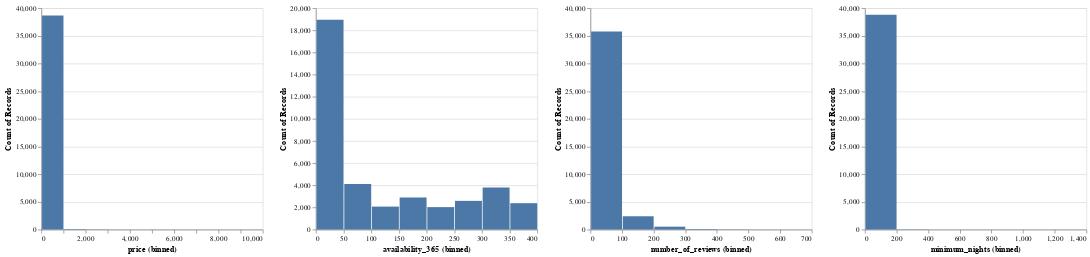

Notebook source saved alongside this figure:
### Code cell
import altair as alt
alt.data_transformers.enable("vegafusion")

col_list = ['price','availability_365','number_of_reviews','minimum_nights']

chart = alt.Chart(data).mark_bar().encode(
    x=alt.X(alt.repeat('column')).bin(),
    y='count()'
).repeat(
    column=col_list
)
chart

### Figure 1 — Vega specification as saved in the notebook (floating-point values rounded to 4 significant figures)
{"$schema": "https://vega.github.io/schema/vega/v5.json", "data": [{"name": "source_0"}, {"name": "data_0", "values": [{"__count": 38780, "bin_maxbins_10_minimum_nights": 0.0, "bin_maxbins_10_minimum_nights_end": 200.0}, {"__count": 36, "bin_maxbins_10_minimum_nights": 200.0, "bin_maxbins_10_minimum_nights_end": 400.0}, {"__count": 1, "bin_maxbins_10_minimum_nights": 1200.0, "bin_maxbins_10_minimum_nights_end": 1400.0}, {"__count": 2, "bin_maxbins_10_minimum_nights": 400.0, "bin_maxbins_10_minimum_nights_end": 600.0}, {"__count": 2, "bin_maxbins_10_minimum_nights": 800.0, "bin_maxbins_10_minimum_nights_end": 1000.0}]}, {"name": "data_1", "values": [{"__count": 38684, "bin_maxbins_10_price": 0.0, "bin_maxbins_10_price_end": 1000.0}, {"__count": 29, "bin_maxbins_10_price": 2000.0, "bin_maxbins_10_price_end": 3000.0}, {"__count": 87, "bin_maxbins_10_price": 1000.0, "bin_maxbins_10_price_end": 2000.0}, {"__count": 6, "bin_maxbins_10_price": 5000.0, "bin_maxbins_10_price_end": 6000.0}, {"__count": 1, "bin_maxbins_10_price": 6000.0, "bin_maxbins_10_price_end": 7000.0}, {"__count": 1, "bin_maxbins_10_price": 4000.0, "bin_maxbins_10_price_end": 5000.0}, {"__count": 2, "bin_maxbins_10_price": 8000.0, "bin_maxbins_10_price_end": 9000.0}, {"__count": 4, "bin_maxbins_10_price": 9000.0, "bin_maxbins_10_price_end": 10000.0}, {"__count": 6, "bin_maxbins_10_price": 3000.0, "bin_maxbins_10_price_end": 4000.0}, {"__count": 1, "bin_maxbins_10_price": 7000.0, "bin_maxbins_10_price_end": 8000.0}]}, {"name": "data_2", "values": [{"__count": 2379, "bin_maxbins_10_availability_365": 350.0, "bin_maxbins_10_availability_365_end": 400.0}, {"__count": 2894, "bin_maxbins_10_availability_365": 150.0, "bin_maxbins_10_availability_365_end": 200.0}, {"__count": 18954, "bin_maxbins_10_availability_365": 0.0, "bin_maxbins_10_availability_365_end": 50.0}, {"__count": 2071, "bin_maxbins_10_availability_365": 100.0, "bin_maxbins_10_availability_365_end": 150.0}, {"__count": 2021, "bin_maxbins_10_availability_365": 200.0, "bin_maxbins_10_availability_365_end": 250.0}, {"__count": 3796, "bin_maxbins_10_availability_365": 300.0, "bin_maxbins_10_availability_365_end": 350.0}, {"__count": 4118, "bin_maxbins_10_availability_365": 50.0, "bin_maxbins_10_availability_365_end": 100.0}, {"__count": 2588, "bin_maxbins_10_availability_365": 250.0, "bin_maxbins_10_availability_365_end": 300.0}]}, {"name": "data_3", "values": [{"__count": 35780, "bin_maxbins_10_number_of_reviews": 0.0, "bin_maxbins_10_number_of_reviews_end": 100.0}, {"__count": 514, "bin_maxbins_10_number_of_reviews": 200.0, "bin_maxbins_10_number_of_reviews_end": 300.0}, {"__count": 31, "bin_maxbins_10_number_of_reviews": 400.0, "bin_maxbins_10_number_of_reviews_end": 500.0}, {"__count": 2395, "bin_maxbins_10_number_of_reviews": 100.0, "bin_maxbins_10_number_of_reviews_end": 200.0}, {"__count": 93, "bin_maxbins_10_number_of_reviews": 300.0, "bin_maxbins_10_number_of_reviews_end": 400.0}, {"__count": 6, "bin_maxbins_10_number_of_reviews": 500.0, "bin_maxbins_10_number_of_reviews_end": 600.0}, {"__count": 2, "bin_maxbins_10_number_of_reviews": 600.0, "bin_maxbins_10_number_of_reviews_end": 700.0}]}, {"name": "data_1_child__column_price_y_domain___count", "values": [{"min": 1, "max": 38684}]}, {"name": "data_2_child__column_availability_365_y_domain___count", "values": [{"min": 2021, "max": 18954}]}, {"name": "data_3_child__column_number_of_reviews_y_domain___count", "values": [{"min": 2, "max": 35780}]}, {"name": "data_0_child__column_minimum_nights_y_domain___count", "values": [{"min": 1, "max": 38780}]}], "signals": [{"name": "child__column_availability_365_bin_maxbins_10_availability_365_bins", "value": {"fields": ["availability_365"], "fname": "bin_availability_365", "start": 0.0, "step": 50.0, "stop": 400.0}}, {"name": "child__column_price_bin_maxbins_10_price_bins", "value": {"fields": ["price"], "fname": "bin_price", "start": 0.0, "step": 1000.0, "stop": 10000.0}}, {"name": "child__column_minimum_nights_bin_maxbins_10_minimum_nights_bins", "value": {"fields": ["minimum_nights"], "fname": "bin_minimum_nights", "start": 0.0, "step": 200.0, "stop": 1400.0}}, {"name": "child__column_number_of_reviews_bin_maxbins_10_number_of_reviews_bins", "value": {"fields": ["number_of_reviews"], "fname": "bin_number_of_reviews", "start": 0.0, "step": 100.0, "stop": 700.0}}, {"name": "childWidth", "value": 300}, {"name": "childHeight", "value": 300}], "marks": [{"type": "group", "name": "child__column_price_group", "encode": {"update": {"width": {"signal": "childWidth"}, "height": {"signal": "childHeight"}}}, "marks": [{"type": "rect", "name": "child__column_price_marks", "from": {"data": "data_1"}, "encode": {"update": {"y": {"field": "__count", "scale": "child__column_price_y"}, "x": {"field": "bin_maxbins_10_price_end", "scale": "child__column_price_x", "offset": {"signal": "0.5 + (abs(scale(\"child__column_price_x\", datum[\"bin_maxbins_10_price_end\"]) - scale(\"child__column_price_x\", datum[\"bin_maxbins_10_price\"])) < 0.25 ? 0.5 * (0.25 - (abs(scale(\"child__column_price_x\", datum[\"bin_maxbins_10_price_end\"]) - scale(\"child__column_price_x\", datum[\"bin_maxbins_10_price\"])))) : -0.5)"}}, "y2": {"value": 0, "scale": "child__column_price_y"}, "fill": {"value": "#4c78a8"}, "x2": {"field": "bin_maxbins_10_price", "scale": "child__column_price_x", "offset": {"signal": "0.5 + (abs(scale(\"child__column_price_x\", datum[\"bin_maxbins_10_price_end\"]) - scale(\"child__column_price_x\", datum[\"bin_maxbins_10_price\"])) < 0.25 ? -0.5 * (0.25 - (abs(scale(\"child__column_price_x\", datum[\"bin_maxbins_10_price_end\"]) - scale(\"child__column_price_x\", datum[\"bin_maxbins_10_price\"])))) : 0.5)"}}}}, "style": ["bar"]}], "axes": [{"scale": "child__column_price_y", "gridScale": "child__column_price_x", "maxExtent": 0, "grid": true, "tickCount": {"signal": "ceil(childHeight/40)"}, "domain": false, "labels": false, "minExtent": 0, "ticks": false, "orient": "left", "aria": false, "zindex": 0}, {"scale": "child__column_price_x", "labelOverlap": true, "tickCount": {"signal": "ceil(childWidth/10)"}, "title": "price (binned)", "zindex": 0, "orient": "bottom", "grid": false, "labelFlush": true}, {"scale": "child__column_price_y", "zindex": 0, "labelOverlap": true, "grid": false, "title": "Count of Records", "tickCount": {"signal": "ceil(childHeight/40)"}, "orient": "left"}], "style": "cell"}, {"type": "group", "name": "child__column_availability_365_group", "encode": {"update": {"height": {"signal": "childHeight"}, "width": {"signal": "childWidth"}}}, "marks": [{"type": "rect", "name": "child__column_availability_365_marks", "from": {"data": "data_2"}, "encode": {"update": {"fill": {"value": "#4c78a8"}, "x": {"field": "bin_maxbins_10_availability_365_end", "scale": "child__column_availability_365_x", "offset": {"signal": "0.5 + (abs(scale(\"child__column_availability_365_x\", datum[\"bin_maxbins_10_availability_365_end\"]) - scale(\"child__column_availability_365_x\", datum[\"bin_maxbins_10_availability_365\"])) < 0.25 ? 0.5 * (0.25 - (abs(scale(\"child__column_availability_365_x\", datum[\"bin_maxbins_10_availability_365_end\"]) - scale(\"child__column_availability_365_x\", datum[\"bin_maxbins_10_availability_365\"])))) : -0.5)"}}, "y": {"field": "__count", "scale": "child__column_availability_365_y"}, "y2": {"value": 0, "scale": "child__column_availability_365_y"}, "x2": {"field": "bin_maxbins_10_availability_365", "scale": "child__column_availability_365_x", "offset": {"signal": "0.5 + (abs(scale(\"child__column_availability_365_x\", datum[\"bin_maxbins_10_availability_365_end\"]) - scale(\"child__column_availability_365_x\", datum[\"bin_maxbins_10_availability_365\"])) < 0.25 ? -0.5 * (0.25 - (abs(scale(\"child__column_availability_365_x\", datum[\"bin_maxbins_10_availability_365_end\"]) - scale(\"child__column_availability_365_x\", datum[\"bin_maxbins_10_availability_365\"])))) : 0.5)"}}}}, "style": ["bar"]}], "axes": [{"scale": "child__column_availability_365_y", "orient": "left", "domain": false, "labels": false, "maxExtent": 0, "zindex": 0, "grid": true, "tickCount": {"signal": "ceil(childHeight/40)"}, "minExtent": 0, "aria": false, "gridScale": "child__column_availability_365_x", "ticks": false}, {"scale": "child__column_availability_365_x", "title": "availability_365 (binned)", "labelOverlap": true, "tickCount": {"signal": "ceil(childWidth/10)"}, "orient": "bottom", "zindex": 0, "labelFlush": true, "grid": false}, {"scale": "child__column_availability_365_y", "zindex": 0, "tickCount": {"signal": "ceil(childHeight/40)"}, "grid": false, "labelOverlap": true, "orient": "left", "title": "Count of Records"}], "style": "cell"}, {"type": "group", "name": "child__column_number_of_reviews_group", "encode": {"update": {"height": {"signal": "childHeight"}, "width": {"signal": "childWidth"}}}, "marks": [{"type": "rect", "name": "child__column_number_of_reviews_marks", "from": {"data": "data_3"}, "encode": {"update": {"x": {"field": "bin_maxbins_10_number_of_reviews_end", "scale": "child__column_number_of_reviews_x", "offset": {"signal": "0.5 + (abs(scale(\"child__column_number_of_reviews_x\", datum[\"bin_maxbins_10_number_of_reviews_end\"]) - scale(\"child__column_number_of_reviews_x\", datum[\"bin_maxbins_10_number_of_reviews\"])) < 0.25 ? 0.5 * (0.25 - (abs(scale(\"child__column_number_of_reviews_x\", datum[\"bin_maxbins_10_number_of_reviews_end\"]) - scale(\"child__column_number_of_reviews_x\", datum[\"bin_maxbins_10_number_of_reviews\"])))) : -0.5)"}}, "y2": {"value": 0, "scale": "child__column_number_of_reviews_y"}, "fill": {"value": "#4c78a8"}, "x2": {"field": "bin_maxbins_10_number_of_reviews", "scale": "child__column_number_of_reviews_x", "offset": {"signal": "0.5 + (abs(scale(\"child__column_number_of_reviews_x\", datum[\"bin_maxbins_10_number_of_reviews_end\"]) - scale(\"child__column_number_of_reviews_x\", datum[\"bin_maxbins_10_number_of_reviews\"])) < 0.25 ? -0.5 * (0.25 - (abs(scale(\"child__column_number_of_reviews_x\", datum[\"bin_maxbins_10_number_of_reviews_end\"]) - scale(\"child__column_number_of_reviews_x\", datum[\"bin_maxbins_10_number_of_reviews\"])))) : 0.5)"}}, "y": {"field": "__count", "scale": "child__column_number_of_reviews_y"}}}, "style": ["bar"]}], "axes": [{"scale": "child__column_number_of_reviews_y", "zindex": 0, "minExtent": 0, "domain": false, "orient": "left", "maxExtent": 0, "aria": false, "labels": false, "ticks": false, "tickCount": {"signal": "ceil(childHeight/40)"}, "grid": true, "gridScale": "child__column_number_of_reviews_x"}, {"scale": "child__column_number_of_reviews_x", "orient": "bottom", "labelFlush": true, "zindex": 0, "grid": false, "labelOverlap": true, "tickCount": {"signal": "ceil(childWidth/10)"}, "title": "number_of_reviews (binned)"}, {"scale": "child__column_number_of_reviews_y", "title": "Count of Records", "orient": "left", "grid": false, "labelOverlap": true, "tickCount": {"signal": "ceil(childHeight/40)"}, "zindex": 0}], "style": "cell"}, {"type": "group", "name": "child__column_minimum_nights_group", "encode": {"update": {"width": {"signal": "childWidth"}, "height": {"signal": "childHeight"}}}, "marks": [{"type": "rect", "name": "child__column_minimum_nights_marks", "from": {"data": "data_0"}, "encode": {"update": {"x": {"field": "bin_maxbins_10_minimum_nights_end", "scale": "child__column_minimum_nights_x", "offset": {"signal": "0.5 + (abs(scale(\"child__column_minimum_nights_x\", datum[\"bin_maxbins_10_minimum_nights_end\"]) - scale(\"child__column_minimum_nights_x\", datum[\"bin_maxbins_10_minimum_nights\"])) < 0.25 ? 0.5 * (0.25 - (abs(scale(\"child__column_minimum_nights_x\", datum[\"bin_maxbins_10_minimum_nights_end\"]) - scale(\"child__column_minimum_nights_x\", datum[\"bin_maxbins_10_minimum_nights\"])))) : -0.5)"}}, "y2": {"value": 0, "scale": "child__column_minimum_nights_y"}, "fill": {"value": "#4c78a8"}, "x2": {"field": "bin_maxbins_10_minimum_nights", "scale": "child__column_minimum_nights_x", "offset": {"signal": "0.5 + (abs(scale(\"child__column_minimum_nights_x\", datum[\"bin_maxbins_10_minimum_nights_end\"]) - scale(\"child__column_minimum_nights_x\", datum[\"bin_maxbins_10_minimum_nights\"])) < 0.25 ? -0.5 * (0.25 - (abs(scale(\"child__column_minimum_nights_x\", datum[\"bin_maxbins_10_minimum_nights_end\"]) - scale(\"child__column_minimum_nights_x\", datum[\"bin_maxbins_10_minimum_nights\"])))) : 0.5)"}}, "y": {"field": "__count", "scale": "child__column_minimum_nights_y"}}}, "style": ["bar"]}], "axes": [{"scale": "child__column_minimum_nights_y", "labels": false, "domain": false, "grid": true, "minExtent": 0, "ticks": false, "orient": "left", "gridScale": "child__column_minimum_nights_x", "aria": false, "tickCount": {"signal": "ceil(childHeight/40)"}, "zindex": 0, "maxExtent": 0}, {"scale": "child__column_minimum_nights_x", "labelOverlap": true, "zindex": 0, "tickCount": {"signal": "ceil(childWidth/10)"}, "orient": "bottom", "grid": false, "title": "minimum_nights (binned)", "labelFlush": true}, {"scale": "child__column_minimum_nights_y", "tickCount": {"signal": "ceil(childHeight/40)"}, "zindex": 0, "title": "Count of Records", "labelOverlap": true, "orient": "left", "grid": false}], "style": "cell"}], "scales": [{"name": "child__column_price_x", "type": "linear", "domain": {"signal": "[child__column_price_bin_maxbins_10_price_bins.start, child__column_price_bin_maxbins_10_price_bins.stop]"}, "range": [0, {"signal": "childWidth"}], "bins": {"signal": "child__column_price_bin_maxbins_10_price_bins"}, "zero": false}, {"name": "child__column_price_y", "type": "linear", "domain": [{"signal": "(data(\"data_1_child__column_price_y_domain___count\")[0] || {}).min"}, {"signal": "(data(\"data_1_child__column_price_y_domain___count\")[0] || {}).max"}], "range": [{"signal": "childHeight"}, 0], "nice": true, "zero": true}, {"name": "child__column_availability_365_x", "type": "linear", "domain": {"signal": "[child__column_availability_365_bin_maxbins_10_availability_365_bins.start, child__column_availability_365_bin_maxbins_10_availability_365_bins.stop]"}, "range": [0, {"signal": "childWidth"}], "bins": {"signal": "child__column_availability_365_bin_maxbins_10_availability_365_bins"}, "zero": false}, {"name": "child__column_availability_365_y", "type": "linear", "domain": [{"signal": "(data(\"data_2_child__column_availability_365_y_domain___count\")[0] || {}).min"}, {"signal": "(data(\"data_2_child__column_availability_365_y_domain___count\")[0] || {}).max"}], "range": [{"signal": "childHeight"}, 0], "nice": true, "zero": true}, {"name": "child__column_number_of_reviews_x", "type": "linear", "domain": {"signal": "[child__column_number_of_reviews_bin_maxbins_10_number_of_reviews_bins.start, child__column_number_of_reviews_bin_maxbins_10_number_of_reviews_bins.stop]"}, "range": [0, {"signal": "childWidth"}], "bins": {"signal": "child__column_number_of_reviews_bin_maxbins_10_number_of_reviews_bins"}, "zero": false}, {"name": "child__column_number_of_reviews_y", "type": "linear", "domain": [{"signal": "(data(\"data_3_child__column_number_of_reviews_y_domain___count\")[0] || {}).min"}, {"signal": "(data(\"data_3_child__column_number_of_reviews_y_domain___count\")[0] || {}).max"}], "range": [{"signal": "childHeight"}, 0], "nice": true, "zero": true}, {"name": "child__column_minimum_nights_x", "type": "linear", "domain": {"signal": "[child__column_minimum_nights_bin_maxbins_10_minimum_nights_bins.start, child__column_minimum_nights_bin_maxbins_10_minimum_nights_bins.stop]"}, "range": [0, {"signal": "childWidth"}], "bins": {"signal": "child__column_minimum_nights_bin_maxbins_10_minimum_nights_bins"}, "zero": false}, {"name": "child__column_minimum_nights_y", "type": "linear", "domain": [{"signal": "(data(\"data_0_child__column_minimum_nights_y_domain___count\")[0] || {}).min"}, {"signal": "(data(\"data_0_child__column_minimum_nights_y_domain___count\")[0] || {}).max"}], "range": [{"signal": "childHeight"}, 0], "nice": true, "zero": true}], "layout": {"padding": 20, "columns": 4, "bounds": "full", "align": "all"}, "background": "white", "padding": 5}
